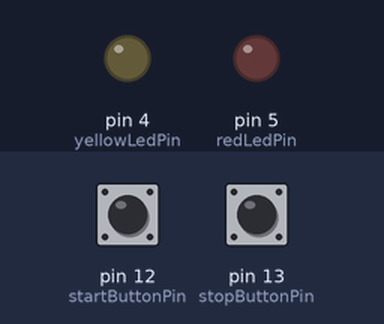
The sketch below on a simulated Arduino Uno, built with avr-gcc and run on an emulated ATmega328P. On the bench: output pins drawn as LEDs (lit = HIGH). Dashed ring = blinking. Inputs (shaded band) come from the test bench; at power-on: pin 12 (startButtonPin) LOW, pin 13 (stopButtonPin) LOW. Pins used as bus, display or sensor lines are not drawn; what the sketch prints to the serial monitor is not drawn.

Above: at 1.2 s.
1.3 s: pin 12 (startButtonPin) pulled HIGH for 0.15 s
At 2.0 s:
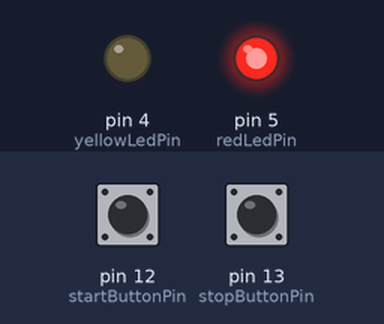
4.4 s: pin 13 (stopButtonPin) pulled HIGH for 0.15 s
At 5.3 s:
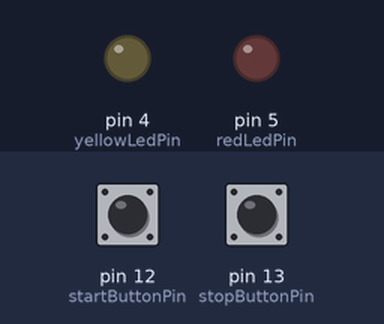
6.0 s: pin 12 (startButtonPin) pulled HIGH for 1 s
At 6.9 s:
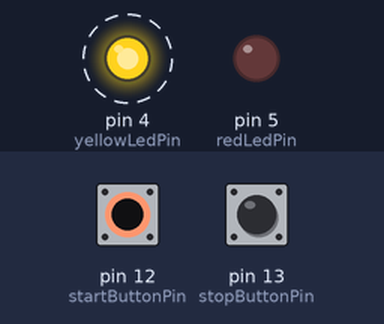
9.5 s: pin 13 (stopButtonPin) pulled HIGH for 1 s
At 10.0 s:
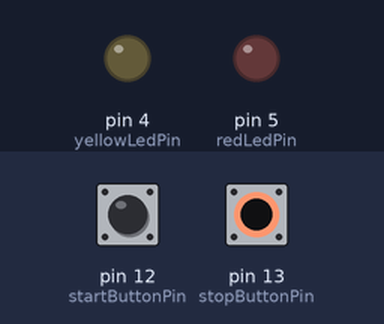
12.0 s: pin 12 (startButtonPin) pulled HIGH for 3.2 s
At 12.8 s:
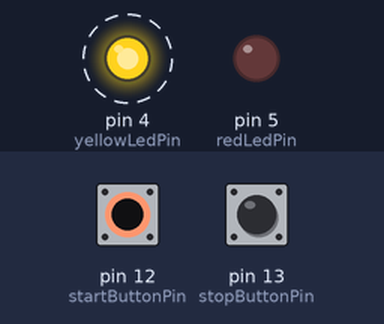
Timing chart, 0 to 16.5 s (numbered marks = the images above; inputs shaded):
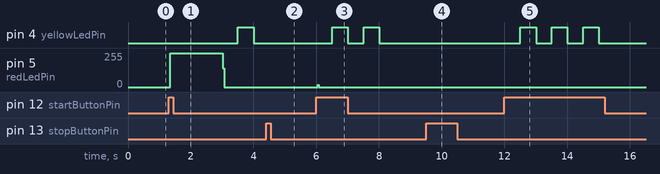

Measured:
- after the input at 1.3 s, pin 4 (yellowLedPin): LOW → HIGH after 2.2 s, → LOW 0.50 s later; pin 5 (redLedPin): 0/255 → 254/255 at once, → 0/255 1.7 s later
- after the input at 4.4 s, pin 4 (yellowLedPin): stays LOW (without the input it goes to HIGH after 0.11 s)
- after the input at 6.0 s, pin 4 (yellowLedPin): alternates HIGH for 0.50 s and LOW for 0.50 s, 4 changes in all, then stays LOW, starting after 0.51 s; pin 5 (redLedPin): 0/255 → 17/255 at once, → 0/255 0.04 s later
- after the input at 9.5 s, pin 5 (redLedPin): stays 0/255 (without the input it goes to 254/255 after 1.6 s)
- after the input at 12.0 s, pin 4 (yellowLedPin): alternates HIGH for 0.50 s and LOW for 0.50 s, 6 changes in all, then stays LOW, starting after 0.50 s

The sketch:

esp8266_task1-4.ino
```cpp
// LED和按钮的引脚编号
const int redLedPin = 5;
const int yellowLedPin = 4;
const int greenLedPin = 0;
const int startButtonPin = 12; // 启动按钮
const int stopButtonPin = 13;  // 停止按钮

// 控制状态和时间记录变量
bool running = false;
unsigned long previousMillis = 0;
unsigned long previousTwoMillis = 0;
unsigned long lastBlinkMillis = 0;
const long redInterval = 3000;    // 红灯亮的持续时间
const long yellowInterval = 500;  // 黄灯闪烁的间隔
const long greenInterval = 3000;  // 绿灯亮的持续时间
const int yellowBlinkingInterval = 500;   //黄灯闪烁的间隔
int yellowCoununter = 0;  //黄灯闪烁的计数器
int Counter = 0;
// 状态枚举
enum TrafficState {RED, YELLOW_ON, YELLOW_OFF, GREEN};
TrafficState state = RED;

void setup() {
  // 初始化串口通信
  Serial.begin(115200);

  // 设置LED和按钮引脚
  pinMode(redLedPin, OUTPUT);
  pinMode(yellowLedPin, OUTPUT);
  pinMode(greenLedPin, OUTPUT);
  pinMode(startButtonPin, INPUT);
  pinMode(stopButtonPin, INPUT);
}

void loop() {
  unsigned long currentMillis = millis();
  if(yellowCoununter == 0&& Counter == 0)
  {
  previousMillis = currentMillis;
    Counter = 1;
  }
  int startButtonState = digitalRead(startButtonPin);
  int stopButtonState = digitalRead(stopButtonPin);

  if (startButtonState == HIGH) {
    running = true;
  }

  if (stopButtonState == HIGH) {
    running = false;
    turnOffLights();
    state = RED; // 重置状态为红灯，以便下次启动时从红灯开始
  }

  if (running) {
    switch(state) {
      case RED:
        changeLight(redLedPin, "Red");
        if (currentMillis - previousMillis >= redInterval) {
          previousMillis = currentMillis;
          turnOffLights();
          state = YELLOW_ON;
          lastBlinkMillis = millis();
        }
        break;
      case YELLOW_ON:
        if (currentMillis - previousMillis >= yellowInterval) {
          Serial.println("Yellow Blinking");
          if(currentMillis - lastBlinkMillis > yellowBlinkingInterval)
          {
             // 更新上次闪烁时间
            lastBlinkMillis = currentMillis;

            // 切换黄灯状态
            digitalWrite(yellowLedPin, !digitalRead(yellowLedPin));
            Serial.println("Yellow Blinking");

            // 增加黄灯闪烁计数器
            yellowCoununter++;
          }
          if(yellowCoununter == 6)
          {
          previousMillis = currentMillis;
          state = GREEN;
            yellowCoununter = 0;
          }
        }
        break;
      case YELLOW_OFF:
        if (currentMillis - previousMillis >= yellowInterval) {
          digitalWrite(yellowLedPin, LOW);
          previousMillis = currentMillis;
          state = GREEN;
        }
        break;
      case GREEN:
          changeLight(greenLedPin, "Green");
        if (currentMillis - previousMillis >= greenInterval) {
          previousMillis = currentMillis;
          state = RED;
          Counter = 0;
        }
        break;
    }
  }
}

void changeLight(int ledPin, String color) {
  turnOffLights();
  digitalWrite(ledPin, HIGH);
  Serial.println(color);
  Serial.println("许阳，2022030332");
}

void turnOffLights() {
  digitalWrite(redLedPin, LOW);
  digitalWrite(yellowLedPin, LOW);
  digitalWrite(greenLedPin, LOW);
}
```
